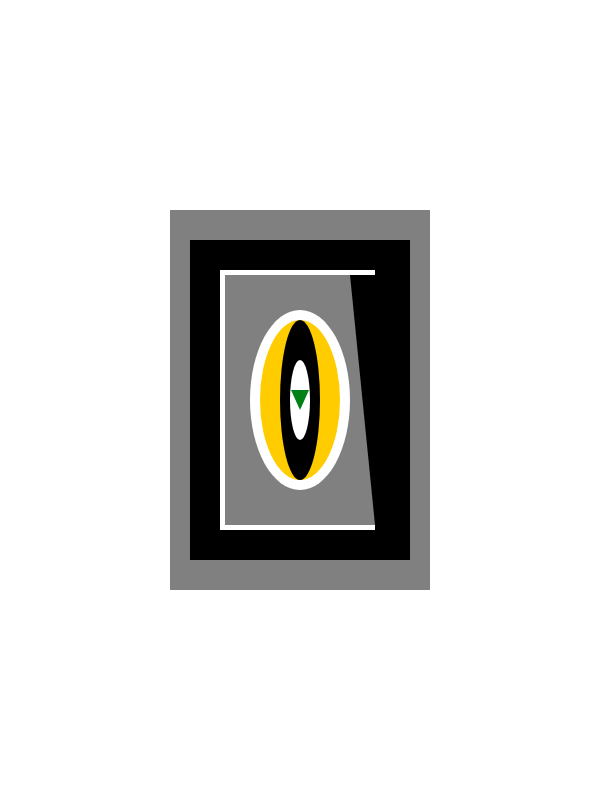
Frame 1 (no input)
Frame 60 (no input): identical to frame 1, image omitted
Frame 120 (the mouse pressed at the canvas centre since frame 60): identical to frame 1, image omitted

The p5.js sketch that drew this single still picture (run headless with seeded random() and noise() and a simulated clock; from frame 60 on, the mouse is pressed at the canvas centre):

// p5.js sketch
// ── sketch.js
var centerpointX = 300;
var centerpointY = 400;
function setup() {
  createCanvas(600,800);
  rectMode(CENTER);
}

function draw() {
  //noFill();
  noStroke();
  fill("grey");
  rect(centerpointX,centerpointY,260,380);
  fill("black");
  rect(centerpointX,centerpointY,220,320);
  fill("white");
  rect(centerpointX,centerpointY,160,260);
  fill("grey");
   rect(centerpointX,centerpointY,150,250);
   fill("black");
   triangle(350,275,
   380,275,
   375,525);
   rect(380,400,10,260);
   fill("white");
   ellipse(centerpointX,centerpointY,100,180);
   
   var c = color(255, 204, 0); 
   fill(c);
   ellipse(centerpointX,centerpointY,80,160);
   fill("black");
   ellipse(centerpointX,centerpointY,40,160);
   fill("white");
    ellipse(centerpointX,centerpointY,20,80);
   c = color('hsb(130, 100%, 50%)');
  fill(c); 
  triangle(centerpointX-9,centerpointY-10,
  centerpointX,centerpointY+10,
  centerpointX+9,centerpointY-10);
  
  
}
